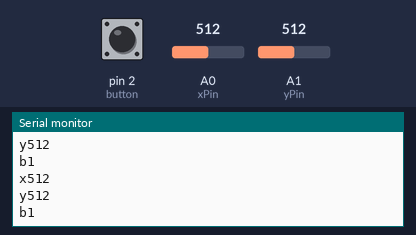
The sketch below on a simulated Arduino Uno, built with avr-gcc and run on an emulated ATmega328P. On the bench: the last lines printed to the serial monitor. Inputs (shaded band) come from the test bench; at power-on: A0 (xPin) = 512, A1 (yPin) = 512, pin 2 (button) HIGH.

Above: at 1.2 s.
1.3 s: A0 (xPin) set to 610
At 1.5 s:
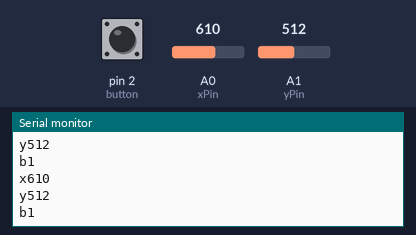
2.8 s: A1 (yPin) set to 610
At 3.01 s:
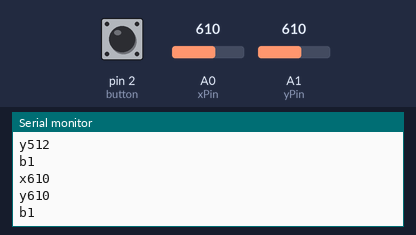
4.3 s: pin 2 (button) pulled LOW for 0.2 s
At 4.53 s:
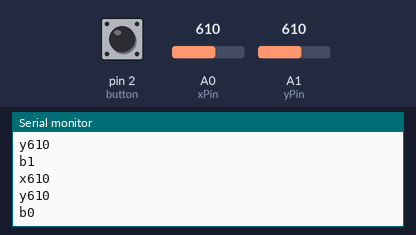
6.0 s: A0 (xPin) set to 590
At 6.22 s:
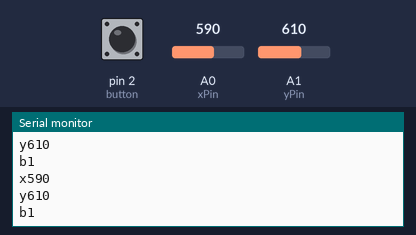
7.5 s: A1 (yPin) set to 590
At 7.74 s:
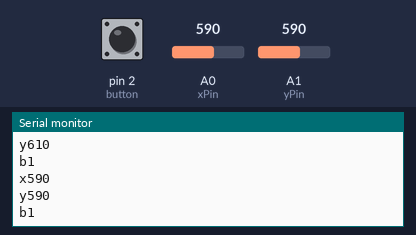
Timing chart, 0 to 10.0 s (numbered marks = the images above; inputs shaded):
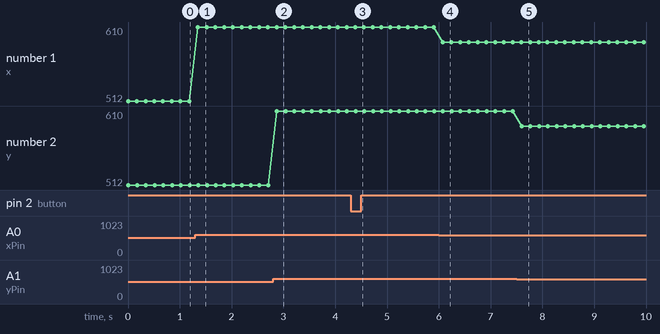

The sketch:

remote.ino.ino
```cpp
#include <IRremote.hpp>
#define PIN_SEND 3
#define xPin A0
#define yPin A1
#define button 2
int x=511;
int y=511;
int b=1;
void setup()
{
Serial.begin(9600);
IrSender.begin(PIN_SEND);
pinMode(button, INPUT);
digitalWrite(button, HIGH);
}

void loop() {
  x=analogRead(xPin);
  y=analogRead(yPin);
  b=digitalRead(button);
  Serial.print("x");
  Serial.println(x);
  Serial.print("y");
  Serial.println(y);
  Serial.print("b");
  Serial.println(b);
  if(x>=400 && x<=600 && y>=400 && y<=600){ //Stop
    IrSender.sendNEC(0x00FF00FF, 0,1);
    delay(100);

  }else if(x>=400 && x<=600 && y<400 && y>=300) { //SF
    IrSender.sendNEC(0x00FF00FF, 1,1);
    delay(100);

  }else if(x>=400 && x<=600 && y<300 && y>=100) { //F
    IrSender.sendNEC(0x00FF00FF, 2,1);
    delay(100);

  }else if(x>=400 && x<=600 && y<100) { //FF
    IrSender.sendNEC(0x00FF00FF, 3,1);
    delay(100);

  }else if(x>=400 && x<=600 && y>600 && y<=700) { //SB
    IrSender.sendNEC(0x00FF00FF, 4,1);
    delay(100);

  }else if(x>=400 && x<=600 && y>700 && y<=900) { //B
    IrSender.sendNEC(0x00FF00FF, 5,1);
    delay(100);

  }else if(x>=400 && x<=600 && y>900) { //FB
    IrSender.sendNEC(0x00FF00FF, 6,1);
    delay(100);

  }else if(x<400 && x>=300 && y>=400 && y<=600) { //SL
    IrSender.sendNEC(0x00FF00FF, 7,1);
    delay(100);

  }else if(x<300 && x>=100 && y>=400 && y<=600) { //L
    IrSender.sendNEC(0x00FF00FF, 8,1);
    delay(100);

  }else if(x<100 && y>=400 && y<=600) { //FL
    IrSender.sendNEC(0x00FF00FF, 9,1);
    delay(100);

  }else if(x>600 && x<=700 && y>=400 && y<=600) { //SR
    IrSender.sendNEC(0x00FF00FF, 10,1);
    delay(100);

  }else if(x>700 && x<=900 && y>=400 && y<=600) { //R
    IrSender.sendNEC(0x00FF00FF, 11,1);
    delay(100);

  }else if(x>900 && y>=400 && y<=600) { //FR
    IrSender.sendNEC(0x00FF00FF, 12,1);
    delay(100);

  }else if(x<400 && x>=300 && y<400 && y>=300) { //SF SL
    IrSender.sendNEC(0x00FF00FF, 13,1);
    delay(100);

  }else if(x<300 && x>=100 && y<400 && y>=300) { //SF L
    IrSender.sendNEC(0x00FF00FF, 14,1);
    delay(100);

  }else if(x<100 && y<400 && y>=300) { //SF FL
    IrSender.sendNEC(0x00FF00FF, 15,1);
    delay(100);

  }else if(x>600 && x<=700 && y<400 && y>=300) { //SF SR
    IrSender.sendNEC(0x00FF00FF, 16,1);
    delay(100);

  }else if(x>700 && x<=900 && y<400 && y>=300) { //SF R
    IrSender.sendNEC(0x00FF00FF, 17,1);
    delay(100);

  }else if(x>900 && y<400 && y>=300) { //SF FR
    IrSender.sendNEC(0x00FF00FF, 18,1);
    delay(100);

  }else if(x<400 && x>=300 && y<300 && y>=100) { //F SL
    IrSender.sendNEC(0x00FF00FF, 19,1);
    delay(100);

  }else if(x<300 && x>=100 && y<300 && y>=100) { //F L
    IrSender.sendNEC(0x00FF00FF, 20,1);
    delay(100);

  }else if(x<100 && y<300 && y>=100) { //F FL
    IrSender.sendNEC(0x00FF00FF, 21,1);
    delay(100);

  }else if(x>600 && x<=700 && y<300 && y>=100) { //F SR
    IrSender.sendNEC(0x00FF00FF, 22,1);
    delay(100);

  }else if(x>700 && x<=900 && y<300 && y>=100) { //F R
    IrSender.sendNEC(0x00FF00FF, 23,1);
    delay(100);

  }else if(x>900 && y<300 && y>=100) { //F FR
    IrSender.sendNEC(0x00FF00FF, 24,1);
    delay(100);

  }else if(x<400 && x>=300 && y<100) { //FF SL
    IrSender.sendNEC(0x00FF00FF, 25,1);
    delay(100);

  }else if(x<300 && x>=100 && y<100) { //FF L
    IrSender.sendNEC(0x00FF00FF, 26,1);
    delay(100);

  }else if(x<100 && y<100) { //FF FL
    IrSender.sendNEC(0x00FF00FF, 27,1);
    delay(100);

  }else if(x>600 && x<=700 && y<100) { //FF SR
    IrSender.sendNEC(0x00FF00FF, 28,1);
    delay(100);

  }else if(x>700 && x<=900 && y<100) { //FF R
    IrSender.sendNEC(0x00FF00FF, 29,1);
    delay(100);

  }else if(x>900 && y<100) { //FF FR
    IrSender.sendNEC(0x00FF00FF, 30,1);
    delay(100);

  }else if(x<400 && x>=300 && y>600 && y<=700) { //SB SL
    IrSender.sendNEC(0x00FF00FF, 31,1);
    delay(100);

  }else if(x<300 && x>=100 && y>600 && y<=700) { //SB L
    IrSender.sendNEC(0x00FF00FF, 32,1);
    delay(100);

  }else if(x<100 && y>600 && y<=700) { //SB FL
    IrSender.sendNEC(0x00FF00FF, 33,1);
    delay(100);

  }else if(x>600 && x<=700 && y>600 && y<=700) { //SB SR
    IrSender.sendNEC(0x00FF00FF, 34,1);
    delay(100);

  }else if(x>700 && x<=900 && y>600 && y<=700) { //SB R
    IrSender.sendNEC(0x00FF00FF, 35,1);
    delay(100);

  }else if(x>900 && y>600 && y<=700) { //SB FR
    IrSender.sendNEC(0x00FF00FF, 36,1);
    delay(100);

  }else if(x<400 && x>=300 && y>700 && y<=900) { //B SL
    IrSender.sendNEC(0x00FF00FF, 37,1);
    delay(100);

  }else if(x<300 && x>=100 && y>700 && y<=900) { //B L
    IrSender.sendNEC(0x00FF00FF, 38,1);
    delay(100);

  }else if(x<100 && y>700 && y<=900) { //B FL
    IrSender.sendNEC(0x00FF00FF, 39,1);
    delay(100);

  }else if(x>600 && x<=700 && y>700 && y<=900) { //B SR
    IrSender.sendNEC(0x00FF00FF, 40,1);
    delay(100);

  }else if(x>700 && x<=900 && y>700 && y<=900) { //B R
    IrSender.sendNEC(0x00FF00FF, 41,1);
    delay(100);

  }else if(x>900 && y>700 && y<=900) { //B FR
    IrSender.sendNEC(0x00FF00FF, 42,1);
    delay(100);

  }else if(x<400 && x>=300 && y>900) { //FB SL
    IrSender.sendNEC(0x00FF00FF, 43,1);
    delay(100);

  }else if(x<300 && x>=100 && y>900) { //FB L
    IrSender.sendNEC(0x00FF00FF, 44,1);
    delay(100);

  }else if(x<100 && y>900) { //FB FL
    IrSender.sendNEC(0x00FF00FF, 45,1);
    delay(100);

  }else if(x>600 && x<=700 && y>900) { //FB SR
    IrSender.sendNEC(0x00FF00FF, 46,1);
    delay(100);

  }else if(x>700 && x<=900 && y>900) { //FB R
    IrSender.sendNEC(0x00FF00FF, 47,1);
    delay(100);

  }else if(x>900 && y>900) { //FB FR
    IrSender.sendNEC(0x00FF00FF, 48,1);
    delay(100);

  }

}
```

Measured:
- after the input at 1.3 s, the serial monitor: prints a new line after 0.05 s (image 1)
- after the input at 2.8 s, the serial monitor: prints a new line after 0.07 s (image 2)
- after the input at 4.3 s, the serial monitor: prints a new line after 0.10 s (image 3)
- after the input at 6.0 s, the serial monitor: prints a new line after 0.07 s (image 4)
- after the input at 7.5 s, the serial monitor: prints a new line after 0.10 s (image 5)
- plotted number 1: 512 → 610 after the input at 1.3 s, 610 → 590 after the input at 6.0 s
